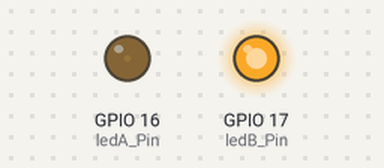
Bench run of a sketch on a simulated ESP32. Parts: output pins drawn as LEDs (lit = HIGH).

Above: at 0.05 s.
At 1.25 s:
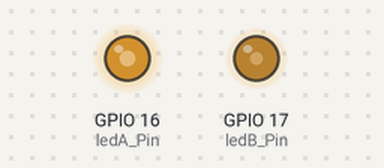
At 1.85 s:
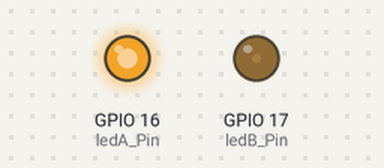
At 3.65 s:
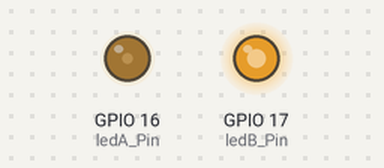
Timing chart, 0 to 5.3 s (numbered marks = the images above):
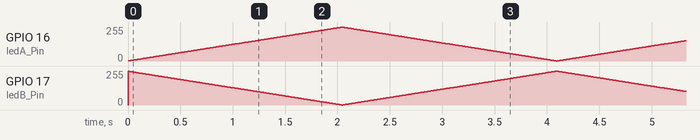

The sketch:

Police_Dual_Reverse_PWM.ino.ino
```cpp
// 外接两路LED引脚定义
const int ledA_Pin = 16;
const int ledB_Pin = 17;

// 和你实验三参数完全保持一致
const int freq = 5000;
const int resolution = 8;

// 手动分配两个独立PWM硬件通道（ESP32 0~15通道互不冲突）
const int chanA = 0;
const int chanB = 1;

int dutyA = 0;
int step = 1;

void setup() {
  Serial.begin(115200);
  // 配置PWM通道
  ledcSetup(chanA, freq, resolution);
  ledcSetup(chanB, freq, resolution);
  // 通道绑定外接LED引脚
  ledcAttachPin(ledA_Pin, chanA);
  ledcAttachPin(ledB_Pin, chanB);
}

void loop() {
  dutyA += step;

  // 到达最大/最小值反向
  if (dutyA >= 255 || dutyA <= 0) {
    step = -step;
  }

  // 核心反相逻辑：A变亮 = B变暗
  int dutyB = 255 - dutyA;

  ledcWrite(chanA, dutyA);
  ledcWrite(chanB, dutyB);

  delay(8);
}
```
